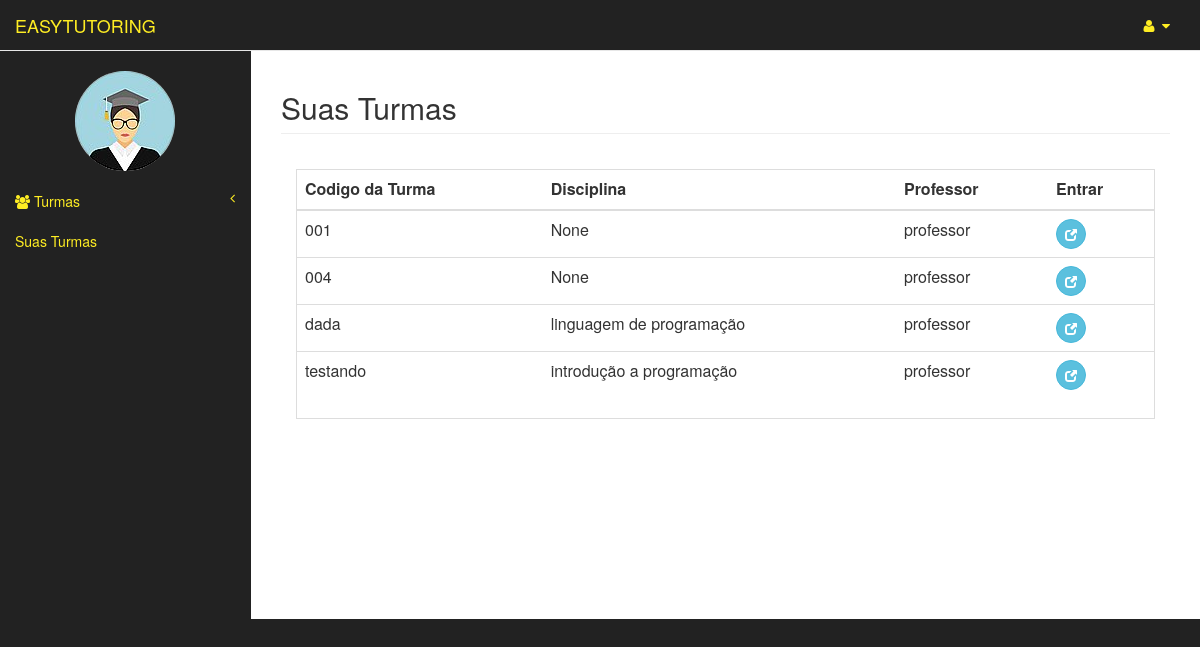
/tutor_area/todasTurmas (signed in), run on the app's committed database.
### usuarios/models.py (models this page shows)
class Usuario(models.Model):
	user = models.OneToOneField(User)
	matricula = models.CharField(max_length=20)
	curso = models.CharField(max_length=3)
	tipo = models.CharField(max_length=8, blank=False,null=True)
	nome_completo = models.CharField(max_length=150)
	img = models.ImageField(upload_to="img/original/", blank=True)
	thumb = ThumbnailerImageField(upload_to="img/thumb/", blank=True,null=True,resize_source=dict(size=(100, 100), sharpen=True))
	def __str__(self):
		return self.user.username

### turmas/models.py (models this page shows, shortened)
class Turma(models.Model):
	codigo = models.CharField(max_length=150)
	disciplina = models.ForeignKey(Disciplina, related_name='disciplinas',null=True)
	professor = models.ForeignKey(Professor, related_name='professores')
	tutor = models.ForeignKey(Tutor, related_name='tutores')
	alunos = models.ManyToManyField(Aluno, related_name='alunos')

### disciplinas/models.py (models this page shows)
class Disciplina(models.Model):
	nome = models.CharField(max_length=150)
	def __str__(self):
		return self.nome

### tutor_area/views.py (the view)
def todasTurmas(request):
	user = request.user
	usuario = Tutor.objects.get(user=user)
	if request.user.has_perm('usuarios.pode_acessar_area_tutor'):
		turmas = Turma.objects.filter(tutor=usuario)
		return render(request, 'tutor_area/todasTurmas.html', {'turmas': turmas, 'usuario': usuario})
	else:
		verificaUsuario = verificarUsuario(request)
		return render(request, verificaUsuario)

### templates/tutor_area/todasTurmas.html (shortened to what this page needs)
{% extends "tutor_area/index.html" %}
{% block principal %}
    <a class="navbar-brand" href="{% url 'tutor_area:index' %}" id="link-color">EASYTUTORING</a>
{% endblock principal %}
{% load widget_tweaks %}
{% block pageHeader %}
    <h2 class="page-header">Suas Turmas</h2>
{% endblock pageHeader %}
{% block form %}
    <div class="panel-body">
        <div class="table-responsive table-bordered">
            <table class="table">
                <thead>
                    <tr>
                        <th>Codigo da Turma</th>
                        <th>Disciplina</th>
                        <th>Professor</th>
                        <th>Entrar</th>
                    </tr>
                </thead>
                <tbody>
                    {% for turma in turmas %}
                        <tr>
                            <td>{{turma.codigo}}</td>
                            <td>{{turma.disciplina}}</td>
                            <td>{{ turma.professor }}</td>
                            <td><a  href="{% url 'tutor_area:turmaArea' turma.id %}"> <button type="button" class="btn btn-info btn-circle"><i class="glyphicon glyphicon-new-window
"></i>
        </button></a></td>
                        </tr>
                    {% endfor %}
                </tbody>
            </table>
        </div>
    </div>
{% endblock form %}

### templates/tutor_area/index.html (shortened to what this page needs)
{% extends "templateEasyTutoring.html" %}
{% block barraLateral %}
                <div class="navbar-default sidebar navbar-inside" role="navigation" >
                <div class="sidebar-nav navbar-collapse navbar-inside" >
                    <ul class="nav navbar-inside" id="side-menu">
                        <br>
                       <center><p><img src="{{ usuario.thumb.url}}" class= "img-circle"/> </p></center>
                        <li class="itens-menu">
                            <a href="#" class="itens-menu" id="link-color" ><i class="fa fa-users"></i> Turmas<span class="fa arrow"></span></a>
                            <ul class="nav nav-second-l navbar-insideevel navbar-inside" id="side-menu">
                                <li class="itens-menu">
                                    <a href="{% url 'tutor_area:todasTurmas'%}" id="link-color">Suas Turmas</a>
                                </li>
                            </ul>
                        </li>
                    </ul>
                </div>
            </div>
{% endblock barraLateral %}

### static/css/tutoring.css (style rules this page uses)
.navbar-inside { background-color: #222; color:#fbe700; }
#link-color { color: #feed23; }

### data on the page
Usuario: thumb (picture)
Turma: codigo "001", disciplina "None", professor "professor"
Turma: codigo "004", disciplina "None", professor "professor"
Turma: codigo "dada", disciplina "linguagem de programação", professor "professor"
Turma: codigo "testando", disciplina "introdução a programação", professor "professor"
